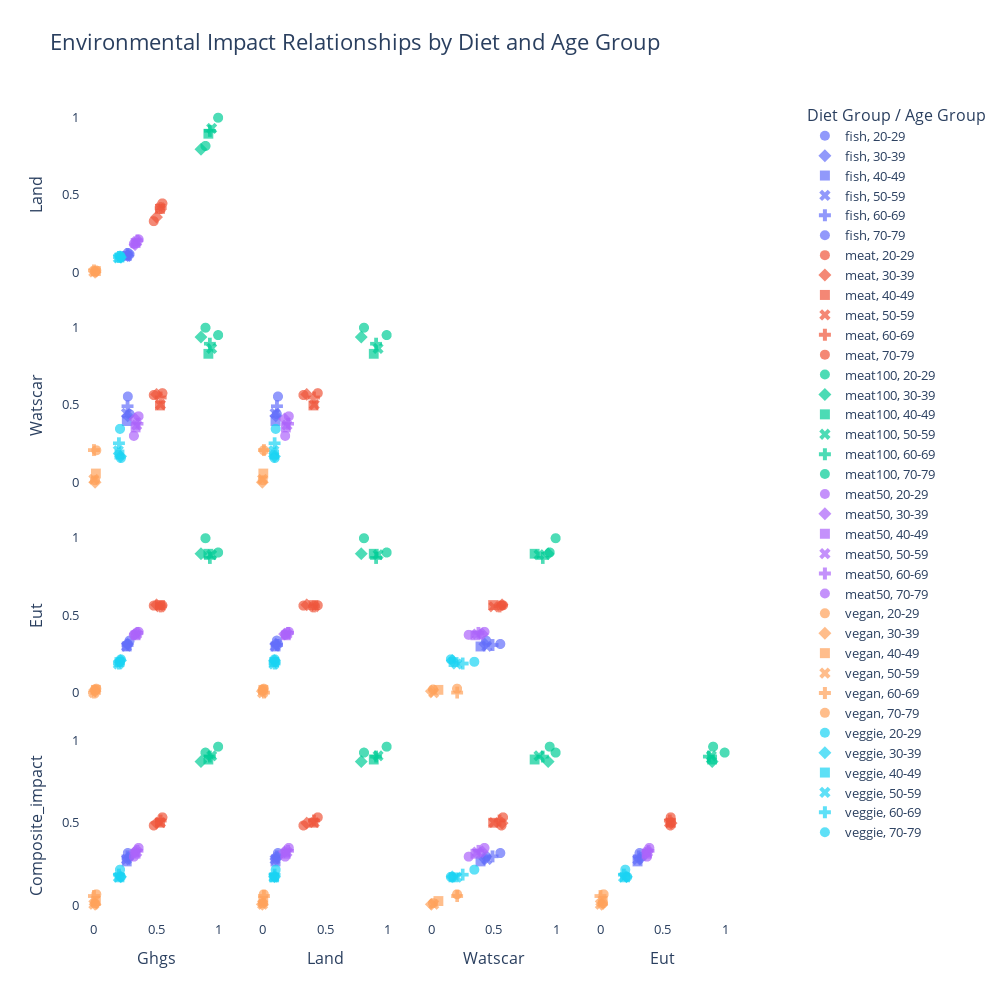

This figure's notebook cell:
### Code cell
import pandas as pd
import plotly.express as px
from sklearn.preprocessing import MinMaxScaler

# 加载数据
df = pd.read_csv('Results_21Mar2022.csv')

# 规范化列名
df.columns = df.columns.str.strip().str.lower()

# 处理缺失值
df.fillna(df.mean(numeric_only=True), inplace=True)
df.dropna(inplace=True)

# 定义数值列（精简到关键指标以避免过于复杂）
numeric_cols = ['mean_ghgs', 'mean_land', 'mean_watscar', 'mean_eut']

# 按饮食类型和年龄组分组
df_diet_age = df.groupby(['diet_group', 'age_group'])[numeric_cols].mean().reset_index()

# 标准化数据（0-1范围）
scaler = MinMaxScaler()
df_diet_age[numeric_cols] = scaler.fit_transform(df_diet_age[numeric_cols])

# 添加综合影响指标
df_diet_age['composite_impact'] = df_diet_age[numeric_cols].mean(axis=1)

# 创建散点图矩阵
fig = px.scatter_matrix(
    df_diet_age,
    dimensions=numeric_cols + ['composite_impact'],  # 显示的指标
    color='diet_group',  # 按饮食类型着色
    symbol='age_group',  # 按年龄组区分形状
    title='Environmental Impact Relationships by Diet and Age Group',
    hover_data=['diet_group', 'age_group'],  # 悬停显示信息
    color_discrete_sequence=px.colors.qualitative.Plotly,  # 鲜艳的颜色
    labels={col: col.replace('mean_', '').capitalize() for col in numeric_cols + ['composite_impact']}
)

# 更新布局
fig.update_traces(
    diagonal_visible=False,  # 隐藏对角线（避免冗余）
    showupperhalf=False,  # 只显示下三角，减少重复
    marker=dict(size=10, opacity=0.7)
)

fig.update_layout(
    title_font_size=22,
    font=dict(size=13),
    plot_bgcolor='white',
    paper_bgcolor='white',
    width=1000,
    height=1000,
    legend=dict(
        title='Diet Group / Age Group',
        x=1.1, y=1.0
    )
)

# 保存为 HTML 文件以支持交互性
fig.write_html("scatter_matrix.html")

# 显示图表
fig.show()

### Figure 1 — Plotly figure (JSON) as saved in the notebook; plotly's stock layout.template omitted (floating-point values rounded to 4 significant figures)
{"data": [{"customdata": [["fish", "20-29"]], "diagonal": {"visible": false}, "dimensions": [{"axis": {"matches": true}, "label": "Ghgs", "values": [0.2872]}, {"axis": {"matches": true}, "label": "Land", "values": [0.1163]}, {"axis": {"matches": true}, "label": "Watscar", "values": [0.441]}, {"axis": {"matches": true}, "label": "Eut", "values": [0.3375]}, {"axis": {"matches": true}, "label": "Composite_impact", "values": [0.2955]}], "hovertemplate": "diet_group=%{customdata[0]}<br>age_group=%{customdata[1]}<br>%{xaxis.title.text}=%{x}<br>%{yaxis.title.text}=%{y}<extra></extra>", "legendgroup": "fish, 20-29", "marker": {"color": "#636EFA", "opacity": 0.7, "size": 10, "symbol": "circle"}, "name": "fish, 20-29", "showlegend": true, "showupperhalf": false, "type": "splom"}, {"customdata": [["fish", "30-39"]], "diagonal": {"visible": false}, "dimensions": [{"axis": {"matches": true}, "label": "Ghgs", "values": [0.272]}, {"axis": {"matches": true}, "label": "Land", "values": [0.1077]}, {"axis": {"matches": true}, "label": "Watscar", "values": [0.4296]}, {"axis": {"matches": true}, "label": "Eut", "values": [0.3148]}, {"axis": {"matches": true}, "label": "Composite_impact", "values": [0.281]}], "hovertemplate": "diet_group=%{customdata[0]}<br>age_group=%{customdata[1]}<br>%{xaxis.title.text}=%{x}<br>%{yaxis.title.text}=%{y}<extra></extra>", "legendgroup": "fish, 30-39", "marker": {"color": "#636EFA", "opacity": 0.7, "size": 10, "symbol": "diamond"}, "name": "fish, 30-39", "showlegend": true, "showupperhalf": false, "type": "splom"}, {"customdata": [["fish", "40-49"]], "diagonal": {"visible": false}, "dimensions": [{"axis": {"matches": true}, "label": "Ghgs", "values": [0.2646]}, {"axis": {"matches": true}, "label": "Land", "values": [0.1064]}, {"axis": {"matches": true}, "label": "Watscar", "values": [0.3957]}, {"axis": {"matches": true}, "label": "Eut", "values": [0.2996]}, {"axis": {"matches": true}, "label": "Composite_impact", "values": [0.2666]}], "hovertemplate": "diet_group=%{customdata[0]}<br>age_group=%{customdata[1]}<br>%{xaxis.title.text}=%{x}<br>%{yaxis.title.text}=%{y}<extra></extra>", "legendgroup": "fish, 40-49", "marker": {"color": "#636EFA", "opacity": 0.7, "size": 10, "symbol": "square"}, "name": "fish, 40-49", "showlegend": true, "showupperhalf": false, "type": "splom"}, {"customdata": [["fish", "50-59"]], "diagonal": {"visible": false}, "dimensions": [{"axis": {"matches": true}, "label": "Ghgs", "values": [0.2624]}, {"axis": {"matches": true}, "label": "Land", "values": [0.1024]}, {"axis": {"matches": true}, "label": "Watscar", "values": [0.4463]}, {"axis": {"matches": true}, "label": "Eut", "values": [0.3004]}, {"axis": {"matches": true}, "label": "Composite_impact", "values": [0.2779]}], "hovertemplate": "diet_group=%{customdata[0]}<br>age_group=%{customdata[1]}<br>%{xaxis.title.text}=%{x}<br>%{yaxis.title.text}=%{y}<extra></extra>", "legendgroup": "fish, 50-59", "marker": {"color": "#636EFA", "opacity": 0.7, "size": 10, "symbol": "x"}, "name": "fish, 50-59", "showlegend": true, "showupperhalf": false, "type": "splom"}, {"customdata": [["fish", "60-69"]], "diagonal": {"visible": false}, "dimensions": [{"axis": {"matches": true}, "label": "Ghgs", "values": [0.2713]}, {"axis": {"matches": true}, "label": "Land", "values": [0.1174]}, {"axis": {"matches": true}, "label": "Watscar", "values": [0.4922]}, {"axis": {"matches": true}, "label": "Eut", "values": [0.309]}, {"axis": {"matches": true}, "label": "Composite_impact", "values": [0.2975]}], "hovertemplate": "diet_group=%{customdata[0]}<br>age_group=%{customdata[1]}<br>%{xaxis.title.text}=%{x}<br>%{yaxis.title.text}=%{y}<extra></extra>", "legendgroup": "fish, 60-69", "marker": {"color": "#636EFA", "opacity": 0.7, "size": 10, "symbol": "cross"}, "name": "fish, 60-69", "showlegend": true, "showupperhalf": false, "type": "splom"}, {"customdata": [["fish", "70-79"]], "diagonal": {"visible": false}, "dimensions": [{"axis": {"matches": true}, "label": "Ghgs", "values": [0.2733]}, {"axis": {"matches": true}, "label": "Land", "values": [0.1253]}, {"axis": {"matches": true}, "label": "Watscar", "values": [0.5549]}, {"axis": {"matches": true}, "label": "Eut", "values": [0.3159]}, {"axis": {"matches": true}, "label": "Composite_impact", "values": [0.3173]}], "hovertemplate": "diet_group=%{customdata[0]}<br>age_group=%{customdata[1]}<br>%{xaxis.title.text}=%{x}<br>%{yaxis.title.text}=%{y}<extra></extra>", "legendgroup": "fish, 70-79", "marker": {"color": "#636EFA", "opacity": 0.7, "size": 10, "symbol": "circle"}, "name": "fish, 70-79", "showlegend": true, "showupperhalf": false, "type": "splom"}, {"customdata": [["meat", "20-29"]], "diagonal": {"visible": false}, "dimensions": [{"axis": {"matches": true}, "label": "Ghgs", "values": [0.4818]}, {"axis": {"matches": true}, "label": "Land", "values": [0.3306]}, {"axis": {"matches": true}, "label": "Watscar", "values": [0.5644]}, {"axis": {"matches": true}, "label": "Eut", "values": [0.5639]}, {"axis": {"matches": true}, "label": "Composite_impact", "values": [0.4852]}], "hovertemplate": "diet_group=%{customdata[0]}<br>age_group=%{customdata[1]}<br>%{xaxis.title.text}=%{x}<br>%{yaxis.title.text}=%{y}<extra></extra>", "legendgroup": "meat, 20-29", "marker": {"color": "#EF553B", "opacity": 0.7, "size": 10, "symbol": "circle"}, "name": "meat, 20-29", "showlegend": true, "showupperhalf": false, "type": "splom"}, {"customdata": [["meat", "30-39"]], "diagonal": {"visible": false}, "dimensions": [{"axis": {"matches": true}, "label": "Ghgs", "values": [0.5042]}, {"axis": {"matches": true}, "label": "Land", "values": [0.3569]}, {"axis": {"matches": true}, "label": "Watscar", "values": [0.5688]}, {"axis": {"matches": true}, "label": "Eut", "values": [0.5691]}, {"axis": {"matches": true}, "label": "Composite_impact", "values": [0.4997]}], "hovertemplate": "diet_group=%{customdata[0]}<br>age_group=%{customdata[1]}<br>%{xaxis.title.text}=%{x}<br>%{yaxis.title.text}=%{y}<extra></extra>", "legendgroup": "meat, 30-39", "marker": {"color": "#EF553B", "opacity": 0.7, "size": 10, "symbol": "diamond"}, "name": "meat, 30-39", "showlegend": true, "showupperhalf": false, "type": "splom"}, {"customdata": [["meat", "40-49"]], "diagonal": {"visible": false}, "dimensions": [{"axis": {"matches": true}, "label": "Ghgs", "values": [0.532]}, {"axis": {"matches": true}, "label": "Land", "values": [0.4104]}, {"axis": {"matches": true}, "label": "Watscar", "values": [0.4974]}, {"axis": {"matches": true}, "label": "Eut", "values": [0.5671]}, {"axis": {"matches": true}, "label": "Composite_impact", "values": [0.5017]}], "hovertemplate": "diet_group=%{customdata[0]}<br>age_group=%{customdata[1]}<br>%{xaxis.title.text}=%{x}<br>%{yaxis.title.text}=%{y}<extra></extra>", "legendgroup": "meat, 40-49", "marker": {"color": "#EF553B", "opacity": 0.7, "size": 10, "symbol": "square"}, "name": "meat, 40-49", "showlegend": true, "showupperhalf": false, "type": "splom"}, {"customdata": [["meat", "50-59"]], "diagonal": {"visible": false}, "dimensions": [{"axis": {"matches": true}, "label": "Ghgs", "values": [0.5359]}, {"axis": {"matches": true}, "label": "Land", "values": [0.4173]}, {"axis": {"matches": true}, "label": "Watscar", "values": [0.5022]}, {"axis": {"matches": true}, "label": "Eut", "values": [0.5563]}, {"axis": {"matches": true}, "label": "Composite_impact", "values": [0.5029]}], "hovertemplate": "diet_group=%{customdata[0]}<br>age_group=%{customdata[1]}<br>%{xaxis.title.text}=%{x}<br>%{yaxis.title.text}=%{y}<extra></extra>", "legendgroup": "meat, 50-59", "marker": {"color": "#EF553B", "opacity": 0.7, "size": 10, "symbol": "x"}, "name": "meat, 50-59", "showlegend": true, "showupperhalf": false, "type": "splom"}, {"customdata": [["meat", "60-69"]], "diagonal": {"visible": false}, "dimensions": [{"axis": {"matches": true}, "label": "Ghgs", "values": [0.5378]}, {"axis": {"matches": true}, "label": "Land", "values": [0.4148]}, {"axis": {"matches": true}, "label": "Watscar", "values": [0.5485]}, {"axis": {"matches": true}, "label": "Eut", "values": [0.559]}, {"axis": {"matches": true}, "label": "Composite_impact", "values": [0.515]}], "hovertemplate": "diet_group=%{customdata[0]}<br>age_group=%{customdata[1]}<br>%{xaxis.title.text}=%{x}<br>%{yaxis.title.text}=%{y}<extra></extra>", "legendgroup": "meat, 60-69", "marker": {"color": "#EF553B", "opacity": 0.7, "size": 10, "symbol": "cross"}, "name": "meat, 60-69", "showlegend": true, "showupperhalf": false, "type": "splom"}, {"customdata": [["meat", "70-79"]], "diagonal": {"visible": false}, "dimensions": [{"axis": {"matches": true}, "label": "Ghgs", "values": [0.5513]}, {"axis": {"matches": true}, "label": "Land", "values": [0.4459]}, {"axis": {"matches": true}, "label": "Watscar", "values": [0.5766]}, {"axis": {"matches": true}, "label": "Eut", "values": [0.5659]}, {"axis": {"matches": true}, "label": "Composite_impact", "values": [0.5349]}], "hovertemplate": "diet_group=%{customdata[0]}<br>age_group=%{customdata[1]}<br>%{xaxis.title.text}=%{x}<br>%{yaxis.title.text}=%{y}<extra></extra>", "legendgroup": "meat, 70-79", "marker": {"color": "#EF553B", "opacity": 0.7, "size": 10, "symbol": "circle"}, "name": "meat, 70-79", "showlegend": true, "showupperhalf": false, "type": "splom"}, {"customdata": [["meat100", "20-29"]], "diagonal": {"visible": false}, "dimensions": [{"axis": {"matches": true}, "label": "Ghgs", "values": [0.898]}, {"axis": {"matches": true}, "label": "Land", "values": [0.8175]}, {"axis": {"matches": true}, "label": "Watscar", "values": [1]}, {"axis": {"matches": true}, "label": "Eut", "values": [1]}, {"axis": {"matches": true}, "label": "Composite_impact", "values": [0.9289]}], "hovertemplate": "diet_group=%{customdata[0]}<br>age_group=%{customdata[1]}<br>%{xaxis.title.text}=%{x}<br>%{yaxis.title.text}=%{y}<extra></extra>", "legendgroup": "meat100, 20-29", "marker": {"color": "#00CC96", "opacity": 0.7, "size": 10, "symbol": "circle"}, "name": "meat100, 20-29", "showlegend": true, "showupperhalf": false, "type": "splom"}, {"customdata": [["meat100", "30-39"]], "diagonal": {"visible": false}, "dimensions": [{"axis": {"matches": true}, "label": "Ghgs", "values": [0.8618]}, {"axis": {"matches": true}, "label": "Land", "values": [0.7957]}, {"axis": {"matches": true}, "label": "Watscar", "values": [0.9396]}, {"axis": {"matches": true}, "label": "Eut", "values": [0.8998]}, {"axis": {"matches": true}, "label": "Composite_impact", "values": [0.8742]}], "hovertemplate": "diet_group=%{customdata[0]}<br>age_group=%{customdata[1]}<br>%{xaxis.title.text}=%{x}<br>%{yaxis.title.text}=%{y}<extra></extra>", "legendgroup": "meat100, 30-39", "marker": {"color": "#00CC96", "opacity": 0.7, "size": 10, "symbol": "diamond"}, "name": "meat100, 30-39", "showlegend": true, "showupperhalf": false, "type": "splom"}, {"customdata": [["meat100", "40-49"]], "diagonal": {"visible": false}, "dimensions": [{"axis": {"matches": true}, "label": "Ghgs", "values": [0.9209]}, {"axis": {"matches": true}, "label": "Land", "values": [0.8963]}, {"axis": {"matches": true}, "label": "Watscar", "values": [0.8314]}, {"axis": {"matches": true}, "label": "Eut", "values": [0.8996]}, {"axis": {"matches": true}, "label": "Composite_impact", "values": [0.8871]}], "hovertemplate": "diet_group=%{customdata[0]}<br>age_group=%{customdata[1]}<br>%{xaxis.title.text}=%{x}<br>%{yaxis.title.text}=%{y}<extra></extra>", "legendgroup": "meat100, 40-49", "marker": {"color": "#00CC96", "opacity": 0.7, "size": 10, "symbol": "square"}, "name": "meat100, 40-49", "showlegend": true, "showupperhalf": false, "type": "splom"}, {"customdata": [["meat100", "50-59"]], "diagonal": {"visible": false}, "dimensions": [{"axis": {"matches": true}, "label": "Ghgs", "values": [0.9478]}, {"axis": {"matches": true}, "label": "Land", "values": [0.9308]}, {"axis": {"matches": true}, "label": "Watscar", "values": [0.8658]}, {"axis": {"matches": true}, "label": "Eut", "values": [0.8932]}, {"axis": {"matches": true}, "label": "Composite_impact", "values": [0.9094]}], "hovertemplate": "diet_group=%{customdata[0]}<br>age_group=%{customdata[1]}<br>%{xaxis.title.text}=%{x}<br>%{yaxis.title.text}=%{y}<extra></extra>", "legendgroup": "meat100, 50-59", "marker": {"color": "#00CC96", "opacity": 0.7, "size": 10, "symbol": "x"}, "name": "meat100, 50-59", "showlegend": true, "showupperhalf": false, "type": "splom"}, {"customdata": [["meat100", "60-69"]], "diagonal": {"visible": false}, "dimensions": [{"axis": {"matches": true}, "label": "Ghgs", "values": [0.9331]}, {"axis": {"matches": true}, "label": "Land", "values": [0.9153]}, {"axis": {"matches": true}, "label": "Watscar", "values": [0.8966]}, {"axis": {"matches": true}, "label": "Eut", "values": [0.8727]}, {"axis": {"matches": true}, "label": "Composite_impact", "values": [0.9044]}], "hovertemplate": "diet_group=%{customdata[0]}<br>age_group=%{customdata[1]}<br>%{xaxis.title.text}=%{x}<br>%{yaxis.title.text}=%{y}<extra></extra>", "legendgroup": "meat100, 60-69", "marker": {"color": "#00CC96", "opacity": 0.7, "size": 10, "symbol": "cross"}, "name": "meat100, 60-69", "showlegend": true, "showupperhalf": false, "type": "splom"}, {"customdata": [["meat100", "70-79"]], "diagonal": {"visible": false}, "dimensions": [{"axis": {"matches": true}, "label": "Ghgs", "values": [1]}, {"axis": {"matches": true}, "label": "Land", "values": [1]}, {"axis": {"matches": true}, "label": "Watscar", "values": [0.9523]}, {"axis": {"matches": true}, "label": "Eut", "values": [0.9076]}, {"axis": {"matches": true}, "label": "Composite_impact", "values": [0.965]}], "hovertemplate": "diet_group=%{customdata[0]}<br>age_group=%{customdata[1]}<br>%{xaxis.title.text}=%{x}<br>%{yaxis.title.text}=%{y}<extra></extra>", "legendgroup": "meat100, 70-79", "marker": {"color": "#00CC96", "opacity": 0.7, "size": 10, "symbol": "circle"}, "name": "meat100, 70-79", "showlegend": true, "showupperhalf": false, "type": "splom"}, {"customdata": [["meat50", "20-29"]], "diagonal": {"visible": false}, "dimensions": [{"axis": {"matches": true}, "label": "Ghgs", "values": [0.3219]}, {"axis": {"matches": true}, "label": "Land", "values": [0.1837]}, {"axis": {"matches": true}, "label": "Watscar", "values": [0.3005]}, {"axis": {"matches": true}, "label": "Eut", "values": [0.375]}, {"axis": {"matches": true}, "label": "Composite_impact", "values": [0.2953]}], "hovertemplate": "diet_group=%{customdata[0]}<br>age_group=%{customdata[1]}<br>%{xaxis.title.text}=%{x}<br>%{yaxis.title.text}=%{y}<extra></extra>", "legendgroup": "meat50, 20-29", "marker": {"color": "#AB63FA", "opacity": 0.7, "size": 10, "symbol": "circle"}, "name": "meat50, 20-29", "showlegend": true, "showupperhalf": false, "type": "splom"}, {"customdata": [["meat50", "30-39"]], "diagonal": {"visible": false}, "dimensions": [{"axis": {"matches": true}, "label": "Ghgs", "values": [0.3314]}, {"axis": {"matches": true}, "label": "Land", "values": [0.1787]}, {"axis": {"matches": true}, "label": "Watscar", "values": [0.41]}, {"axis": {"matches": true}, "label": "Eut", "values": [0.3799]}, {"axis": {"matches": true}, "label": "Composite_impact", "values": [0.325]}], "hovertemplate": "diet_group=%{customdata[0]}<br>age_group=%{customdata[1]}<br>%{xaxis.title.text}=%{x}<br>%{yaxis.title.text}=%{y}<extra></extra>", "legendgroup": "meat50, 30-39", "marker": {"color": "#AB63FA", "opacity": 0.7, "size": 10, "symbol": "diamond"}, "name": "meat50, 30-39", "showlegend": true, "showupperhalf": false, "type": "splom"}, {"customdata": [["meat50", "40-49"]], "diagonal": {"visible": false}, "dimensions": [{"axis": {"matches": true}, "label": "Ghgs", "values": [0.3362]}, {"axis": {"matches": true}, "label": "Land", "values": [0.1885]}, {"axis": {"matches": true}, "label": "Watscar", "values": [0.355]}, {"axis": {"matches": true}, "label": "Eut", "values": [0.3721]}, {"axis": {"matches": true}, "label": "Composite_impact", "values": [0.313]}], "hovertemplate": "diet_group=%{customdata[0]}<br>age_group=%{customdata[1]}<br>%{xaxis.title.text}=%{x}<br>%{yaxis.title.text}=%{y}<extra></extra>", "legendgroup": "meat50, 40-49", "marker": {"color": "#AB63FA", "opacity": 0.7, "size": 10, "symbol": "square"}, "name": "meat50, 40-49", "showlegend": true, "showupperhalf": false, "type": "splom"}, {"customdata": [["meat50", "50-59"]], "diagonal": {"visible": false}, "dimensions": [{"axis": {"matches": true}, "label": "Ghgs", "values": [0.3452]}, {"axis": {"matches": true}, "label": "Land", "values": [0.1983]}, {"axis": {"matches": true}, "label": "Watscar", "values": [0.3695]}, {"axis": {"matches": true}, "label": "Eut", "values": [0.3802]}, {"axis": {"matches": true}, "label": "Composite_impact", "values": [0.3233]}], "hovertemplate": "diet_group=%{customdata[0]}<br>age_group=%{customdata[1]}<br>%{xaxis.title.text}=%{x}<br>%{yaxis.title.text}=%{y}<extra></extra>", "legendgroup": "meat50, 50-59", "marker": {"color": "#AB63FA", "opacity": 0.7, "size": 10, "symbol": "x"}, "name": "meat50, 50-59", "showlegend": true, "showupperhalf": false, "type": "splom"}, {"customdata": [["meat50", "60-69"]], "diagonal": {"visible": false}, "dimensions": [{"axis": {"matches": true}, "label": "Ghgs", "values": [0.3508]}, {"axis": {"matches": true}, "label": "Land", "values": [0.2069]}, {"axis": {"matches": true}, "label": "Watscar", "values": [0.3786]}, {"axis": {"matches": true}, "label": "Eut", "values": [0.3876]}, {"axis": {"matches": true}, "label": "Composite_impact", "values": [0.331]}], "hovertemplate": "diet_group=%{customdata[0]}<br>age_group=%{customdata[1]}<br>%{xaxis.title.text}=%{x}<br>%{yaxis.title.text}=%{y}<extra></extra>", "legendgroup": "meat50, 60-69", "marker": {"color": "#AB63FA", "opacity": 0.7, "size": 10, "symbol": "cross"}, "name": "meat50, 60-69", "showlegend": true, "showupperhalf": false, "type": "splom"}, {"customdata": [["meat50", "70-79"]], "diagonal": {"visible": false}, "dimensions": [{"axis": {"matches": true}, "label": "Ghgs", "values": [0.3601]}, {"axis": {"matches": true}, "label": "Land", "values": [0.213]}, {"axis": {"matches": true}, "label": "Watscar", "values": [0.427]}, {"axis": {"matches": true}, "label": "Eut", "values": [0.3942]}, {"axis": {"matches": true}, "label": "Composite_impact", "values": [0.3486]}], "hovertemplate": "diet_group=%{customdata[0]}<br>age_group=%{customdata[1]}<br>%{xaxis.title.text}=%{x}<br>%{yaxis.title.text}=%{y}<extra></extra>", "legendgroup": "meat50, 70-79", "marker": {"color": "#AB63FA", "opacity": 0.7, "size": 10, "symbol": "circle"}, "name": "meat50, 70-79", "showlegend": true, "showupperhalf": false, "type": "splom"}, {"customdata": [["vegan", "20-29"]], "diagonal": {"visible": false}, "dimensions": [{"axis": {"matches": true}, "label": "Ghgs", "values": [0.009433]}, {"axis": {"matches": true}, "label": "Land", "values": [0.003246]}, {"axis": {"matches": true}, "label": "Watscar", "values": [0.01362]}, {"axis": {"matches": true}, "label": "Eut", "values": [0.02125]}, {"axis": {"matches": true}, "label": "Composite_impact", "values": [0.01189]}], "hovertemplate": "diet_group=%{customdata[0]}<br>age_group=%{customdata[1]}<br>%{xaxis.title.text}=%{x}<br>%{yaxis.title.text}=%{y}<extra></extra>", "legendgroup": "vegan, 20-29", "marker": {"color": "#FFA15A", "opacity": 0.7, "size": 10, "symbol": "circle"}, "name": "vegan, 20-29", "showlegend": true, "showupperhalf": false, "type": "splom"}, {"customdata": [["vegan", "30-39"]], "diagonal": {"visible": false}, "dimensions": [{"axis": {"matches": true}, "label": "Ghgs", "values": [0.01006]}, {"axis": {"matches": true}, "label": "Land", "values": [0]}, {"axis": {"matches": true}, "label": "Watscar", "values": [0]}, {"axis": {"matches": true}, "label": "Eut", "values": [0.01041]}, {"axis": {"matches": true}, "label": "Composite_impact", "values": [0.005119]}], "hovertemplate": "diet_group=%{customdata[0]}<br>age_group=%{customdata[1]}<br>%{xaxis.title.text}=%{x}<br>%{yaxis.title.text}=%{y}<extra></extra>", "legendgroup": "vegan, 30-39", "marker": {"color": "#FFA15A", "opacity": 0.7, "size": 10, "symbol": "diamond"}, "name": "vegan, 30-39", "showlegend": true, "showupperhalf": false, "type": "splom"}, {"customdata": [["vegan", "40-49"]], "diagonal": {"visible": false}, "dimensions": [{"axis": {"matches": true}, "label": "Ghgs", "values": [0.01597]}, {"axis": {"matches": true}, "label": "Land", "values": [0.007421]}, {"axis": {"matches": true}, "label": "Watscar", "values": [0.05627]}, {"axis": {"matches": true}, "label": "Eut", "values": [0.01921]}, {"axis": {"matches": true}, "label": "Composite_impact", "values": [0.02472]}], "hovertemplate": "diet_group=%{customdata[0]}<br>age_group=%{customdata[1]}<br>%{xaxis.title.text}=%{x}<br>%{yaxis.title.text}=%{y}<extra></extra>", "legendgroup": "vegan, 40-49", "marker": {"color": "#FFA15A", "opacity": 0.7, "size": 10, "symbol": "square"}, "name": "vegan, 40-49", "showlegend": true, "showupperhalf": false, "type": "splom"}, {"customdata": [["vegan", "50-59"]], "diagonal": {"visible": false}, "dimensions": [{"axis": {"matches": true}, "label": "Ghgs", "values": [0]}, {"axis": {"matches": true}, "label": "Land", "values": [0.002012]}, {"axis": {"matches": true}, "label": "Watscar", "values": [0.01903]}, {"axis": {"matches": true}, "label": "Eut", "values": [0]}, {"axis": {"matches": true}, "label": "Composite_impact", "values": [0.005262]}], "hovertemplate": "diet_group=%{customdata[0]}<br>age_group=%{customdata[1]}<br>%{xaxis.title.text}=%{x}<br>%{yaxis.title.text}=%{y}<extra></extra>", "legendgroup": "vegan, 50-59", "marker": {"color": "#FFA15A", "opacity": 0.7, "size": 10, "symbol": "x"}, "name": "vegan, 50-59", "showlegend": true, "showupperhalf": false, "type": "splom"}, {"customdata": [["vegan", "60-69"]], "diagonal": {"visible": false}, "dimensions": [{"axis": {"matches": true}, "label": "Ghgs", "values": [0.0008028]}, {"axis": {"matches": true}, "label": "Land", "values": [0.01248]}, {"axis": {"matches": true}, "label": "Watscar", "values": [0.208]}, {"axis": {"matches": true}, "label": "Eut", "values": [0.0009906]}, {"axis": {"matches": true}, "label": "Composite_impact", "values": [0.05557]}], "hovertemplate": "diet_group=%{customdata[0]}<br>age_group=%{customdata[1]}<br>%{xaxis.title.text}=%{x}<br>%{yaxis.title.text}=%{y}<extra></extra>", "legendgroup": "vegan, 60-69", "marker": {"color": "#FFA15A", "opacity": 0.7, "size": 10, "symbol": "cross"}, "name": "vegan, 60-69", "showlegend": true, "showupperhalf": false, "type": "splom"}, {"customdata": [["vegan", "70-79"]], "diagonal": {"visible": false}, "dimensions": [{"axis": {"matches": true}, "label": "Ghgs", "values": [0.01992]}, {"axis": {"matches": true}, "label": "Land", "values": [0.01146]}, {"axis": {"matches": true}, "label": "Watscar", "values": [0.207]}, {"axis": {"matches": true}, "label": "Eut", "values": [0.02644]}, {"axis": {"matches": true}, "label": "Composite_impact", "values": [0.06621]}], "hovertemplate": "diet_group=%{customdata[0]}<br>age_group=%{customdata[1]}<br>%{xaxis.title.text}=%{x}<br>%{yaxis.title.text}=%{y}<extra></extra>", "legendgroup": "vegan, 70-79", "marker": {"color": "#FFA15A", "opacity": 0.7, "size": 10, "symbol": "circle"}, "name": "vegan, 70-79", "showlegend": true, "showupperhalf": false, "type": "splom"}, {"customdata": [["veggie", "20-29"]], "diagonal": {"visible": false}, "dimensions": [{"axis": {"matches": true}, "label": "Ghgs", "values": [0.2173]}, {"axis": {"matches": true}, "label": "Land", "values": [0.09905]}, {"axis": {"matches": true}, "label": "Watscar", "values": [0.1569]}, {"axis": {"matches": true}, "label": "Eut", "values": [0.2163]}, {"axis": {"matches": true}, "label": "Composite_impact", "values": [0.1724]}], "hovertemplate": "diet_group=%{customdata[0]}<br>age_group=%{customdata[1]}<br>%{xaxis.title.text}=%{x}<br>%{yaxis.title.text}=%{y}<extra></extra>", "legendgroup": "veggie, 20-29", "marker": {"color": "#19D3F3", "opacity": 0.7, "size": 10, "symbol": "circle"}, "name": "veggie, 20-29", "showlegend": true, "showupperhalf": false, "type": "splom"}, {"customdata": [["veggie", "30-39"]], "diagonal": {"visible": false}, "dimensions": [{"axis": {"matches": true}, "label": "Ghgs", "values": [0.215]}, {"axis": {"matches": true}, "label": "Land", "values": [0.09775]}, {"axis": {"matches": true}, "label": "Watscar", "values": [0.1679]}, {"axis": {"matches": true}, "label": "Eut", "values": [0.2096]}, {"axis": {"matches": true}, "label": "Composite_impact", "values": [0.1726]}], "hovertemplate": "diet_group=%{customdata[0]}<br>age_group=%{customdata[1]}<br>%{xaxis.title.text}=%{x}<br>%{yaxis.title.text}=%{y}<extra></extra>", "legendgroup": "veggie, 30-39", "marker": {"color": "#19D3F3", "opacity": 0.7, "size": 10, "symbol": "diamond"}, "name": "veggie, 30-39", "showlegend": true, "showupperhalf": false, "type": "splom"}, {"customdata": [["veggie", "40-49"]], "diagonal": {"visible": false}, "dimensions": [{"axis": {"matches": true}, "label": "Ghgs", "values": [0.2057]}, {"axis": {"matches": true}, "label": "Land", "values": [0.09491]}, {"axis": {"matches": true}, "label": "Watscar", "values": [0.1791]}, {"axis": {"matches": true}, "label": "Eut", "values": [0.1986]}, {"axis": {"matches": true}, "label": "Composite_impact", "values": [0.1696]}], "hovertemplate": "diet_group=%{customdata[0]}<br>age_group=%{customdata[1]}<br>%{xaxis.title.text}=%{x}<br>%{yaxis.title.text}=%{y}<extra></extra>", "legendgroup": "veggie, 40-49", "marker": {"color": "#19D3F3", "opacity": 0.7, "size": 10, "symbol": "square"}, "name": "veggie, 40-49", "showlegend": true, "showupperhalf": false, "type": "splom"}, {"customdata": [["veggie", "50-59"]], "diagonal": {"visible": false}, "dimensions": [{"axis": {"matches": true}, "label": "Ghgs", "values": [0.1968]}, {"axis": {"matches": true}, "label": "Land", "values": [0.09273]}, {"axis": {"matches": true}, "label": "Watscar", "values": [0.2047]}, {"axis": {"matches": true}, "label": "Eut", "values": [0.1862]}, {"axis": {"matches": true}, "label": "Composite_impact", "values": [0.1701]}], "hovertemplate": "diet_group=%{customdata[0]}<br>age_group=%{customdata[1]}<br>%{xaxis.title.text}=%{x}<br>%{yaxis.title.text}=%{y}<extra></extra>", "legendgroup": "veggie, 50-59", "marker": {"color": "#19D3F3", "opacity": 0.7, "size": 10, "symbol": "x"}, "name": "veggie, 50-59", "showlegend": true, "showupperhalf": false, "type": "splom"}, {"customdata": [["veggie", "60-69"]], "diagonal": {"visible": false}, "dimensions": [{"axis": {"matches": true}, "label": "Ghgs", "values": [0.2016]}, {"axis": {"matches": true}, "label": "Land", "values": [0.09893]}, {"axis": {"matches": true}, "label": "Watscar", "values": [0.2525]}, {"axis": {"matches": true}, "label": "Eut", "values": [0.1892]}, {"axis": {"matches": true}, "label": "Composite_impact", "values": [0.1855]}], "hovertemplate": "diet_group=%{customdata[0]}<br>age_group=%{customdata[1]}<br>%{xaxis.title.text}=%{x}<br>%{yaxis.title.text}=%{y}<extra></extra>", "legendgroup": "veggie, 60-69", "marker": {"color": "#19D3F3", "opacity": 0.7, "size": 10, "symbol": "cross"}, "name": "veggie, 60-69", "showlegend": true, "showupperhalf": false, "type": "splom"}, {"customdata": [["veggie", "70-79"]], "diagonal": {"visible": false}, "dimensions": [{"axis": {"matches": true}, "label": "Ghgs", "values": [0.2103]}, {"axis": {"matches": true}, "label": "Land", "values": [0.1073]}, {"axis": {"matches": true}, "label": "Watscar", "values": [0.3457]}, {"axis": {"matches": true}, "label": "Eut", "values": [0.2005]}, {"axis": {"matches": true}, "label": "Composite_impact", "values": [0.216]}], "hovertemplate": "diet_group=%{customdata[0]}<br>age_group=%{customdata[1]}<br>%{xaxis.title.text}=%{x}<br>%{yaxis.title.text}=%{y}<extra></extra>", "legendgroup": "veggie, 70-79", "marker": {"color": "#19D3F3", "opacity": 0.7, "size": 10, "symbol": "circle"}, "name": "veggie, 70-79", "showlegend": true, "showupperhalf": false, "type": "splom"}], "layout": {"dragmode": "select", "font": {"size": 13}, "height": 1000, "legend": {"title": {"text": "Diet Group / Age Group"}, "tracegroupgap": 0, "x": 1.1, "y": 1}, "paper_bgcolor": "white", "plot_bgcolor": "white", "title": {"font": {"size": 22}, "text": "Environmental Impact Relationships by Diet and Age Group"}, "width": 1000}}
